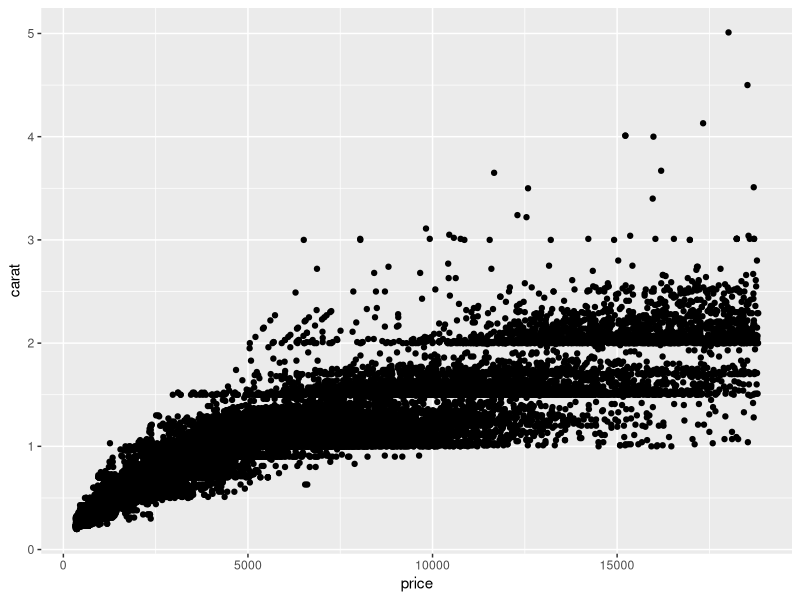
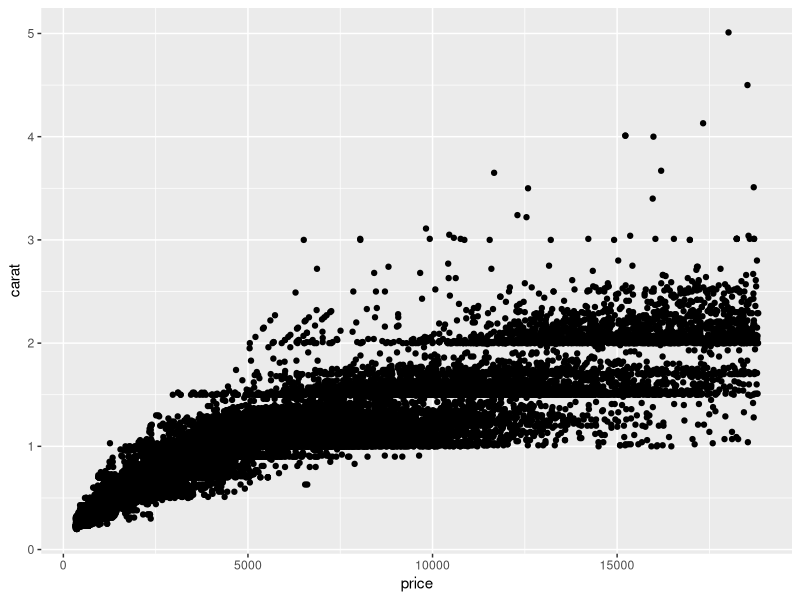
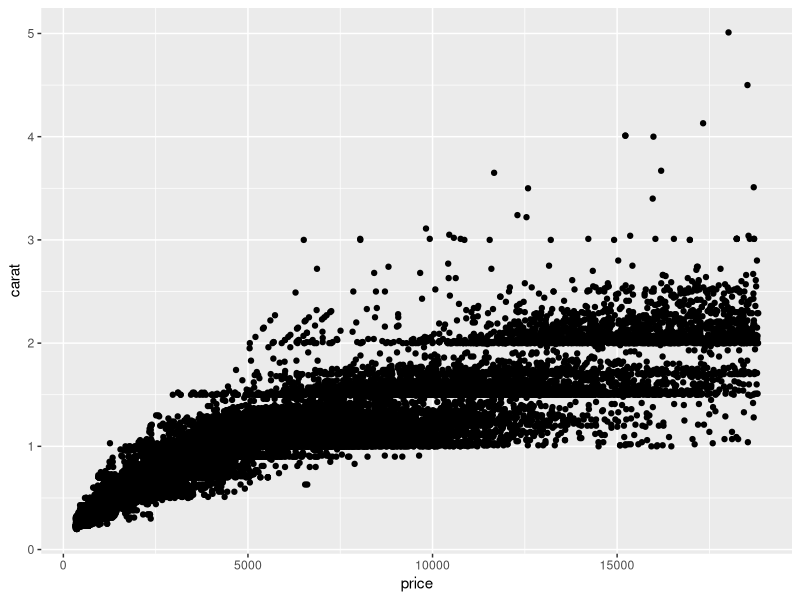
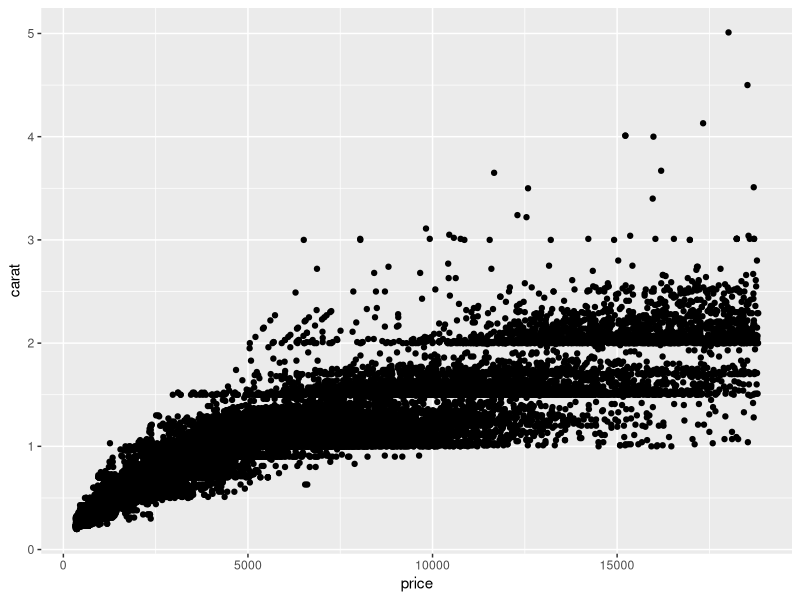
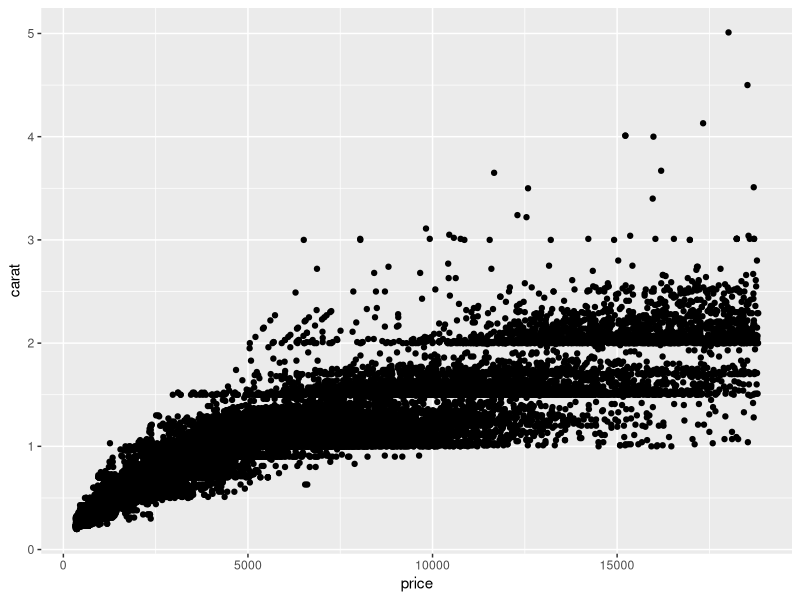
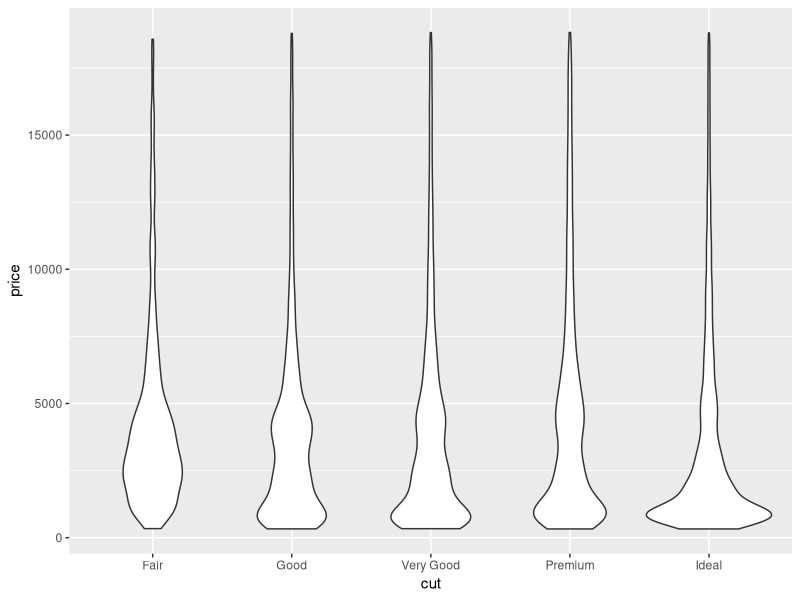
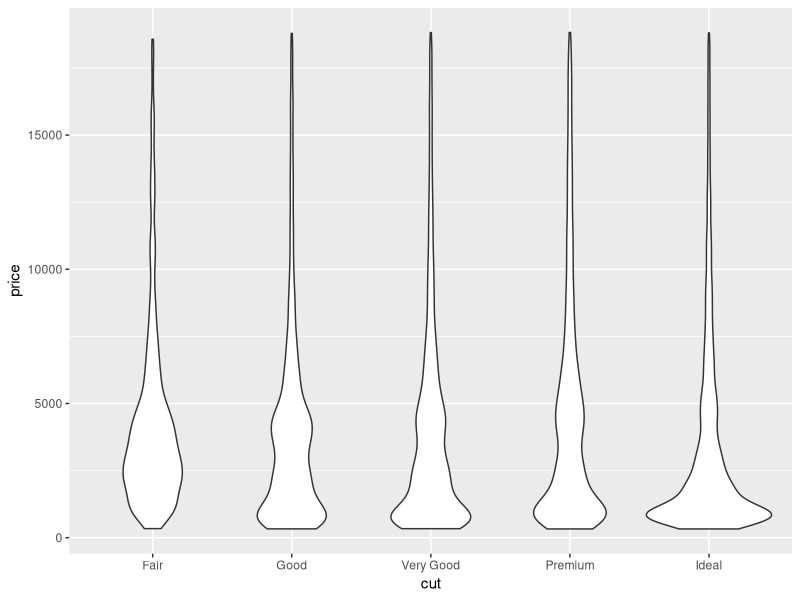

R code for these plots, in order:
## ---- chunk 1
knitr::opts_chunk$set(echo = TRUE)
## ---- chunk 2
x <- 1:10
f <- sqrt # note that we want the actual function, so no ()
logp1 <- function(input) {log(input+1)}
y1 <- lapply(x, f)
y2 <- lapply(x, logp1)
## ---- chunk 3
data.frame(x, unlist(y1), unlist(y2))
## ---- chunk 4
library(purrr)
z1 <- map(x, f)
z2 <- map(x, logp1)

data.frame(x, unlist(y1), unlist(y2), unlist(z1), unlist(z2))
## ---- chunk 5
g <- function(input) {return(data.frame(mean = mean(input), uq = quantile(input, 0.75), lq = quantile(input, 0.25)))}

x <- list(rnorm(100), rnorm(1000), rnorm(10000))

map_df(x, g)
## ---- chunk 6
library(ggplot2)
library(dplyr)

data(diamonds)
lm(price ~ carat, data = diamonds) %>% # fit a linear model
    coefficients # extract just the coefficients from the model
## ---- chunk 7
print(head(diamonds))
ggplot(diamonds, aes(x = price, y = carat)) + geom_point()
## ---- chunk 8
print(head(diamonds))
ggplot(diamonds, aes(x = price, y = carat)) + geom_point()
## ---- chunk 9
print(head(diamonds))
ggplot(diamonds, aes(x = price, y = carat)) + geom_point()
## ---- chunk 10
print(head(diamonds))
ggplot(diamonds, aes(x = price, y = carat)) + geom_point()
## ---- chunk 11
print(head(diamonds))
ggplot(diamonds, aes(x = price, y = carat)) + geom_point()
## ---- chunk 12
set.seed(42)
A <- matrix(rnorm(10000), nrow = 100) # some calculation that might take a long time
## ---- chunk 13
print(det(A))
## ---- chunk 14
set.seed(43)
A <- matrix(rnorm(10000), nrow = 100) # make a new calculation
## ---- chunk 15
set.seed(44)
A <- matrix(rnorm(10000), nrow = 100) # make a new calculation
## ---- chunk 16
print(det(A))
## ---- chunk 17
print(det(solve(A)))
## ---- chunk 18
ggplot(diamonds, aes(x = cut, y = price)) + geom_violin()
## ---- chunk 19
ggplot(diamonds, aes(x = cut, y = price)) + geom_violin()
